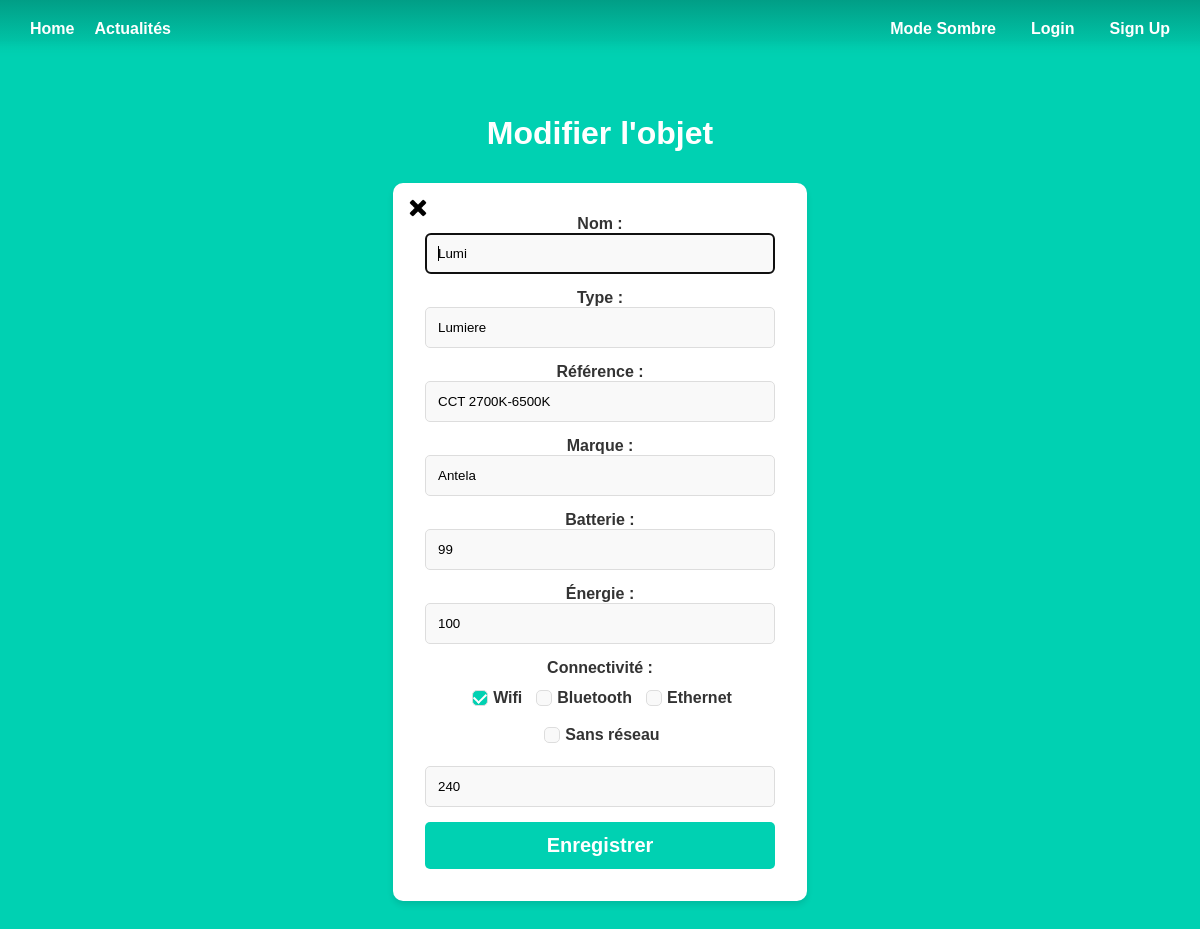
The page /edit_object/9 on the database as committed earlier.
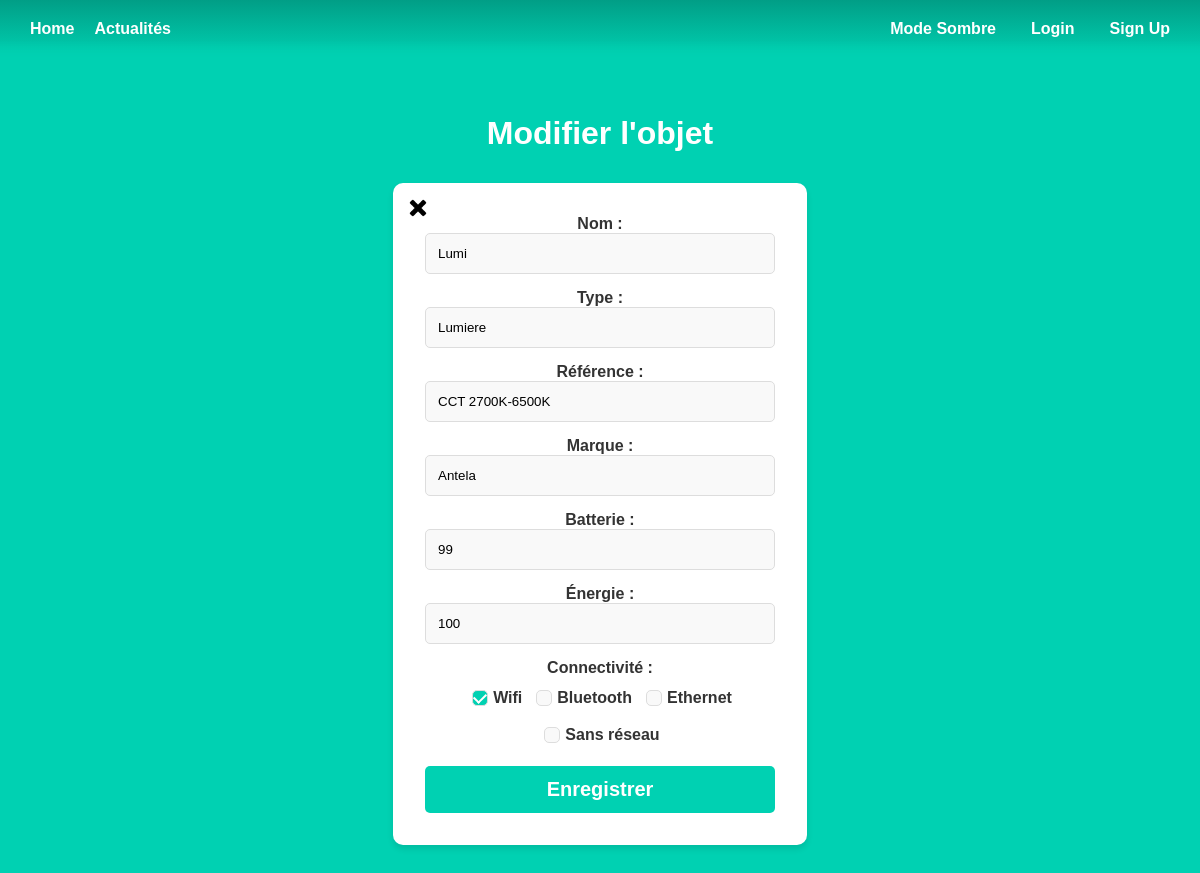
The same page on the database as committed later.
### models.py (models this page shows)
class Object(db.Model):
    id = db.Column(db.Integer, primary_key=True)
    nom = db.Column(db.String, unique=True, index=True)
    type = db.Column(db.String, nullable=False)
    reference = db.Column(db.String, unique=True, index=True)
    brand = db.Column(db.String)
    status = db.Column(db.String)
    image = db.Column(db.LargeBinary)
    battery = db.Column(db.Integer)
    energy = db.Column(db.Integer)
    connectivity = db.Column(db.String)
    volume = db.Column(db.Integer)
    luminosity = db.Column(db.Integer)
    size = db.Column(db.Integer)
    resolution = db.Column(db.Integer)
    temp = db.Column(db.Integer)
    room_id = db.Column(db.Integer, db.ForeignKey('room.id'))
    room = db.relationship('Room', backref=db.backref('objects', lazy=True))

### manage_object.py (the view, shortened to what this page needs)
@manage_object.route('/edit_object/<int:obj_id>', methods=['GET', 'POST'])
def edit_object(obj_id):
    object = Object.query.get(obj_id)
    if not object:
        return "Objet non trouvé", 404
    return render_template('edit_profile_object.html', obj=object)

### templates/edit_profile_object.html (shortened to what this page needs)
{% extends "base.html" %}
{% block content %}
<div class="column is-4 is-offset-4">
    <h3 class="title">Modifier l'objet</h3>
    <div class="box">
        <div class="back">
            <a href="{{ url_for('manage_object.profile_object', obj_id=obj.id) }}" class="button">
                <img src="{{ url_for('static', filename='croix.png') }}" alt="Profil"  width="20" height="20">
            </a>
        </div>
        <form method="POST" action='/edit_object/{{obj.id}}'>
            <div class="field">
                <label class="label">Nom :</label>
                <div class="control">
                    <input class="input is-large" type="text" name="nom" autofocus="" value="{{obj.nom}}" required>
                </div>
            </div>
            <div class="field">
                <label class="label">Type :</label>
                <div class="control">
                    <input class="input is-large" type="text" name="type" autofocus="" value="{{obj.type}}" readonly>
                </div>
            </div>
            <div class="field">
                <label class="label">Référence :</label>
                <div class="control">
                    <input class="input is-large" type="text" name="reference" value="{{obj.reference}}" required>
                </div>
            </div>
            <div class="field">
                <label class="label">Marque :</label>
                <div class="control">
                    <input class="input is-large" type="text" name="brand" value="{{obj.brand}}" required>
                </div>
            </div>
            <div class="field">
                <label class="label">Batterie :</label>
                <div class="control">
                    <input class="input is-large" type="number" name="battery" value="{{obj.battery}}" required>
                </div>
            </div>
            <div class="field">
                <label class="label">Énergie :</label>
                <div class="control">
                    <input class="input is-large" type="number" name="energy" value="{{obj.energy}}" required>
                </div>
            </div>
            <div class="field">
                <label class="label">Connectivité :</label>
                <div class="checkbox-box">
                    <label class="checkbox">
                        <input type="checkbox" name="connectivity" value="Wifi" {% if "Wifi" in obj.connectivity %} checked {% endif %}> Wifi
                    </label>
                    <label class="checkbox">
                        <input type="checkbox" name="connectivity" value="Bluetooth" {% if "Bluetooth" in obj.connectivity %} checked {% endif %}> Bluetooth
                    </label>
                    <label class="checkbox">
                        <input type="checkbox" name="connectivity" value="Ethernet" {% if "Ethernet" in obj.connectivity %} checked {% endif %}> Ethernet
                    </label>
                    <label class="checkbox">
                        <input type="checkbox" name="connectivity"  id="no-network" value="Sans réseau" {% if 'Sans réseau' in obj.connectivity %} checked {% endif %}> Sans réseau
                    </label>
                </div>
            </div>
            {% if obj.luminosity is not none %}
                <div class="field">
                    <div class="control">
                        <input class="input is-large" type="number" name="luminosity" value="{{obj.luminosity}}" required>
                    </div>
                </div>
            {% endif %}
            <button class="button is-block is-info is-large is-fullwidth">Enregistrer</button>
        </form>
    </div>
</div>
{% endblock %}

### templates/base.html (shortened to what this page needs)
<!DOCTYPE html>
<html lang="fr">
<head>
    <link rel="stylesheet" href="{{ url_for('static', filename='styles/base2.css') }}" />
</head>
<body>
    <section class="hero is-primary is-fullheight">
        <div class="hero-head">
            <nav class="navbar">
                <div class="container">
                    <div class="navbar-start">
                        <a href="{{ url_for('main.index') }}" class="navbar-item">Home</a>
                        <a href="{{ url_for('main.actualite') }}" class="navbar-item">Actualités</a>
                    </div>
                    <div class="navbar-end">
                        <a id="toggle-dark-mode" class="themeToggle navbar-item" onclick="toggleColorMode()" >Mode Sombre</a>
                        {% if current_user.is_authenticated %}
                        <a href="{{ url_for('auth.logout') }}" class="navbar-item">Logout</a>
                            <a href="{{ url_for('main.profile') }}" class="navbar-item">
                                {% if current_user.image %}
                                    <img class="pp" width="30" height="30">
                                {% else %}
                                    <img src="{{ url_for('static', filename='profile-icon-white-6-1.png') }}" alt="Profil"  width="30" height="30">
                                {% endif %}
                            </a>
                        {% else %}
                            <a href="{{ url_for('auth.login') }}" class="navbar-item">Login</a>
                            <a href="{{ url_for('auth.signup') }}" class="navbar-item">Sign Up</a>
                        {% endif %}
                    </div>
                </div>
            </nav>
        </div>
        <div class="hero-body">
                {% block content %}
                {% endblock %}
        </div>
    </section>
</body>
</html>

### static/styles/base2.css (style rules this page uses)
html, body { height: 100%; margin: 0; padding: 0; font-family: 'Arial', sans-serif; background-color: var(--clair); color: rgb(0, 0, 0); text-align: center; }
:root { --clair: #00d1b2; --moyen: #14c2a8; --fonce: #019e86; --tresfonce: #00a88b; --ecriture: white; --box: white; --titrebox: black; --border: #ddd; --writeinput: #aaa; --itembox: #f9f9f9; --titreitem: #333; --pitem: #666; --ecritureform: black; --titrerequete: #1e293b; --progress : #0fd812; }
.navbar { display: flex; justify-content: space-between; align-items: center; background: linear-gradient(to bottom, var(--fonce), var(--clair)); padding: 10px 20px; color: var(--ecriture); -webkit-mask-image: linear-gradient(to bottom, rgba(0, 0, 0, 1) 70%, rgba(0, 0, 0, 0)); mask-image: linear-gradient(to bottom, rgba(0, 0, 0, 1) 70%, rgba(0, 0, 0, 0)); height: 10%; }
.navbar .container { display: flex; width: 100%; justify-content: space-between; align-items: center; margin-top: 0px; }
.navbar-start { display: flex; align-items: center; }
.navbar-end { display: flex; align-items: center; gap: 15px; }
.navbar-item { color: var(--ecriture) !important; font-weight: bold; text-decoration: none; padding: 10px; }
.hero-body { display: flex; flex-direction: column; justify-content: center; align-items: center; height: calc(100vh - 56px); width: 100%; box-sizing: border-box; height: 90%; }
.box { width: 350px; background: var(--box); padding: 30px; border-radius: 10px; box-shadow: 0px 4px 6px rgba(0, 0, 0, 0.1); width: 350px; text-align: center; margin-bottom: 30px; }
.input { border-radius: 5px; border: 1px solid var(--border); padding: 12px; width: 100%; margin-bottom: 15px; box-sizing: border-box; }
.input::placeholder { color: var(--writeinput); }
.button.is-info { background-color: var(--clair); color: var(--ecriture); font-weight: bold; border-radius: 5px; border: none; padding: 12px; width: 100%; transition: background 0.3s; font-size: 20px; }
.title { color: var(--ecriture); padding-top: 25px; font-size: 2rem; font-weight: 600; line-height: 1.125 }
.news-item .pp, .user-container img, .box img { border-radius: 50%; }
form input { background-color: var(--itembox); color: var(--ecritureform); }
.box { position: relative; padding: 2rem; }
.back { position: absolute; top: 15px; left: 15px; }
.label { font-weight: bold; }
.checkbox-box { display: flex; flex-wrap: wrap; gap: 10px; justify-content: center; margin-top: 10px; margin-bottom: 15px; }
.checkbox { display: flex; align-items: center; margin-bottom: 5px; cursor: pointer; }
.checkbox input[type="checkbox"] { margin-right: 5px; appearance: none; border: 1px solid var(--border); border-radius: 5px; width: 16px; height: 16px; cursor: pointer; display: inline-block; position: relative; }
.checkbox input[type="checkbox"]:checked { background-color: var(--clair); }
.checkbox input[type="checkbox"]:checked::before { content: ""; position: absolute; top: 50%; left: 50%; width: 6px; height: 10px; border: solid var(--box); border-width: 0 2px 2px 0; transform: translate(-50%, -60%) rotate(45deg); }
label { font-weight: bold; margin-bottom: 0.5rem; color: var(--titreitem); }

Rows that differ between the two databases and show on the page:
changed Object "Lumi": luminosity "240" → (not shown)
